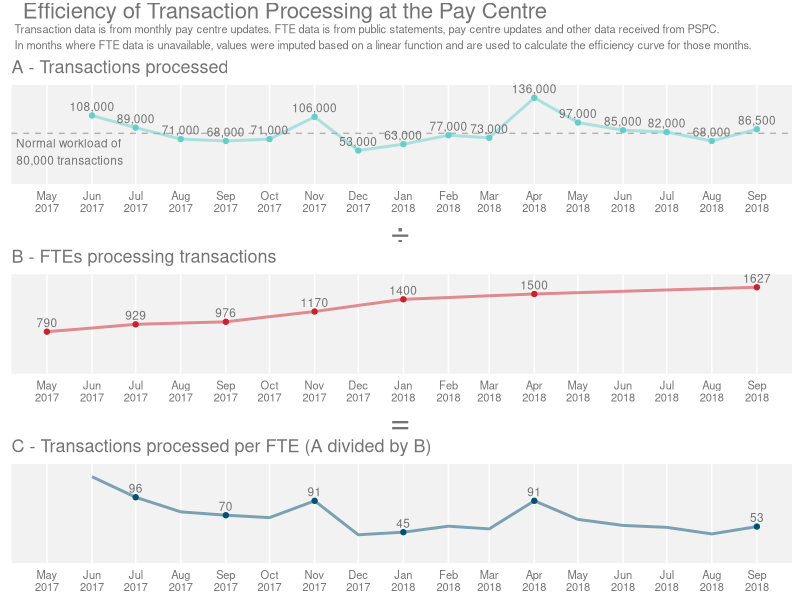
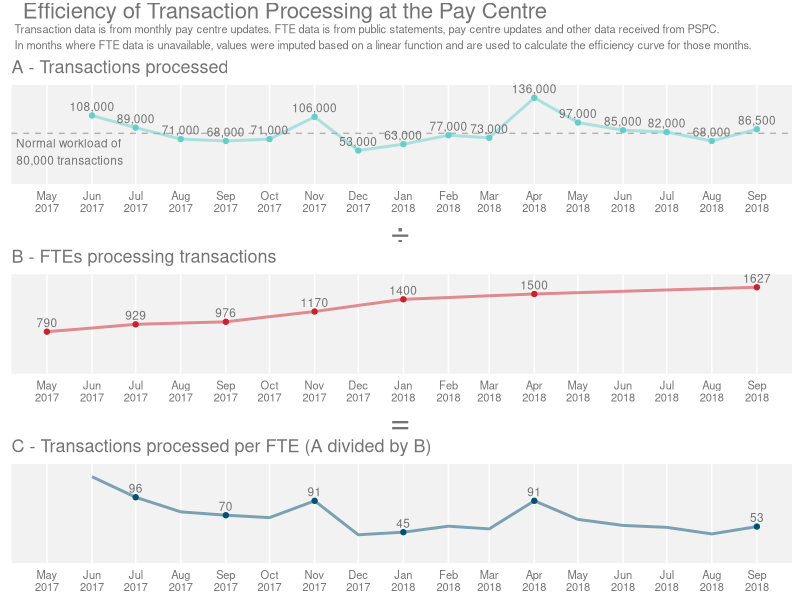

Write R code to recreate these figures, in order. (Note: this script raises an error after producing the figures.)
## ---- chunk 1
# Load libraries
library(dplyr)
library(tidyr)
library(ggplot2)
library(readxl)
library(grid)
library(gridExtra)
library(cowplot)
library(scales)

theme_TBS <- function(textSize = 8) {
  theme(
    plot.title = element_text(size = textSize*1.618, hjust = 0, colour = "grey45", face = "plain"),
    plot.subtitle = element_text(face = "plain", size = textSize, colour = "grey45"),
    plot.caption = element_text(face = "italic", size = textSize-1, colour = "grey45"),
    #axis.title.x = element_text(size = textSize, colour = "grey45"),
    axis.title = element_blank(),
    axis.text.x = element_text(angle = 0, size = textSize, colour = "grey45", 
                               inherit.blank = FALSE),
    #axis.text.y = element_text(angle = 0, size = textSize-2, colour = "grey45", 
    #                           inherit.blank = FALSE),
    axis.text.y = element_blank(),
    axis.ticks.x = element_blank(),
    axis.ticks.y = element_blank(),
    panel.background = element_rect(fill = "grey95"),
    panel.grid = element_blank(),
    panel.grid.major.x = element_line(colour = "white"),
    panel.spacing.y = unit(2, "mm"),
    panel.spacing.x = unit(1, "mm"),
    strip.text.y = element_text(angle = 0, size = textSize, colour = "grey45", 
                                inherit.blank = FALSE),
    strip.text.x = element_text(angle = 180, size = textSize, colour = "grey45", 
                                inherit.blank = FALSE),
    strip.background = element_blank(),
    legend.position = "bottom",
    legend.text = element_text(size = textSize, colour = "grey45"),
    legend.title = element_blank(),
    axis.line = element_blank()
  )
}

title_theme <- calc_element("plot.title", theme_TBS())

# Read data and create pay dataframe
pay.df <- read_xlsx("datasets//dashboard_data.xlsx")

# Remove line breay from date, add day (the 15th) and transfrom into a date object
pay.df$month <- gsub("\r?\n|\r", " ", pay.df$month)
pay.df$month <- as.Date(paste0("01 ", pay.df$month), "%d %B %Y")

## ---- chunk 2
# Select columns and create Efficiency column (Processed transactions / Staff)
pay_eff.df <- pay.df %>%
  select(month, backlog, received, processed, staff, staff_imp) %>%
  mutate(efficiency = processed / staff) %>%
  mutate(efficiency_imp = processed / staff_imp)
  
# Set colours
processed.clr <- "#63CECA"
staff.clr <- "#CD202C"
efficiency.clr <- "#005172"

# Create a graph of transactions processed by month.
# Add a dashed line indicating the "regular workload" of 80,000 cases per month
plot1 <- ggplot(pay_eff.df, aes(x = month, y = processed, group = processed)) +
  labs(title = "A - Transactions processed") +
  xlab("Month") +
  scale_y_continuous(limits = c(0,NA), labels = comma, expand = expand_scale(mult = c(0,.15))) +
  scale_x_date(date_breaks = "1 month", date_labels = "%b\n%Y") +
  #geom_bar(stat = "identity", aes(y = processed)) +
  geom_hline(yintercept = 80000, linetype = 2, colour = "grey45", alpha = 0.5) +
  geom_path(aes(group=1), size = 1, colour = processed.clr, alpha = 0.5) +
  geom_point(colour = processed.clr) +
  geom_text(vjust = -0.5, size = 3, colour = "grey45", aes(y = processed, label = comma(processed))) +
  annotate("text", hjust = 0.3, vjust = 1.2, size = 3, colour = "grey45",
           y = 80000, 
           x = as.Date("2017-05-02"), 
           label = "Normal workload of \n80,000 transactions") +
  theme_TBS()

# Create a graph of staff levels per month.
# Values are not available for every month.
# Some have been imputed using a simple linear function.
plot2 <- ggplot(pay_eff.df, aes(x = month, y = staff_imp, group = staff)) +
  labs(title = "B - FTEs processing transactions") +
  xlab("Month") +
  scale_y_continuous(limits = c(0,NA), expand = expand_scale(mult = c(0,.15))) +
  scale_x_date(date_breaks = "1 month", date_labels = "%b\n%Y") +
  geom_path(aes(group=1), size = 1, colour = staff.clr, alpha = 0.5) +
  geom_point(aes(y = staff), colour = staff.clr) + 
  geom_text(vjust = -0.5, size = 3, colour = "grey45", aes(y = staff, label = round(staff,0))) +
  theme_TBS()

# Create a graph of transactions per staff (efficiency) by month
plot3 <- ggplot(pay_eff.df, aes(x = month, y = efficiency_imp, group = efficiency_imp)) +
  labs(title = "C - Transactions processed per FTE (A divided by B)") +
  xlab("Month") +
  scale_y_continuous(limits = c(0,NA), expand = expand_scale(mult = c(0,.15))) +
  scale_x_date(date_breaks = "1 month", date_labels = "%b\n%Y") +
  geom_path(aes(group=1), size = 1, colour = efficiency.clr, alpha = 0.5) +
  geom_point(aes(y = efficiency), colour = efficiency.clr) +
  geom_text(vjust = -0.5, size = 3, colour = "grey45", aes(y = efficiency, label = round(efficiency,0))) +
  theme_TBS()

# Set title and subtitle for combined graph
title.grb <- textGrob("Efficiency of Transaction Processing at the Pay Centre", hjust = 0.72, gp=gpar(fontsize=16, col ="grey45"))
subtitle.grb <- textGrob("Transaction data is from monthly pay centre updates. FTE data is from public statements, pay centre updates and other data received from PSPC. \nIn months where FTE data is unavailable, values were imputed based on a linear function and are used to calculate the efficiency curve for those months.", 
                         x = unit(0.018,"npc"), 
                         just = "left", gp=gpar(fontsize=8, col ="grey45", fontface = "plain"))

# Divide and equals signs for the combined graph
divide.grb <- textGrob("÷",gp=gpar(fontsize=24, col ="grey45"))
equals.grb <- textGrob("=",gp=gpar(fontsize=24, col ="grey45"))

# Create combined graph using cowplots library
payplots <- plot_grid(title.grb, subtitle.grb, plot1, divide.grb, plot2, equals.grb, plot3, #labels = c("","a","","b","","c"),
                      align = "v", nrow = 7, rel_heights = c(1, 1.5, 8, 1, 8, 1, 8))

# Save combined plot
ggsave(plot = payplots, "Efficiency-of-Transaction-Processing-at-the-Pay-Centre-(May2017-Sep2018).pdf", width = 8, height = 8)


payplots
knitr::include_graphics("Efficiency-of-Transaction-Processing-at-the-Pay-Centre-(May2017-Sep2018).pdf")
## ---- chunk 3

miniEff.df <- pay_eff.df %>%
  select(month, processed, staff_imp, efficiency_imp) %>%
  filter(month != as.Date("2017-05-01")) %>%
  gather("type","transactions",-month) %>%
  mutate(type = factor(type, c("processed","staff_imp","efficiency_imp")))

compare.df <- miniEff.df %>%
  filter(month %in% c(as.Date("2017-06-01"),as.Date("2018-10-01")))

line80k.df <- miniEff.df %>%
  filter(type == "processed") %>%
  mutate(transactions = 80000)

below80k.df <- miniEff.df %>%
  filter(type == "processed" & transactions < 80000)

miniEff <- ggplot(miniEff.df, aes(x=month, y=transactions, group=type)) +
  labs(title = "Efficiency of Transaction Processing at the Pay Centre") +
  geom_smooth(colour = "black", fill = "grey90", size = 0.1) +
  geom_path(aes(group=type)) +
  scale_y_continuous(limits = c(0,NA), expand = expand_scale(mult = c(0,.20))) +
  scale_x_date(date_labels="%b %Y", expand=c(0,30),
               breaks=c(as.Date("2017-06-01"),as.Date("2018-01-01"),as.Date("2018-10-01"))) +
  geom_path(data=line80k.df, aes(x=month, y=transactions, group=type), linetype = 3) +
  geom_point(data=below80k.df, aes(x=month, y=transactions, group=type), colour = "red") +
  geom_point(data=compare.df, aes(x=month, y=transactions, group=type)) +
  geom_text(data=compare.df, vjust = -0.5, size = 4,
            aes(x=month, y=transactions, label=round(transactions,0))) +
  geom_path(data=compare.df, colour="red", linetype=2, aes(group=type)) +
  facet_grid(type~., scales = "free_y", 
             labeller = labeller(type=c(processed="Transactions \nProcessed (A)",
                                        staff_imp="Pay Centre \nStaff (B)",
                                        efficiency_imp="Transactions per \nStaff (A/B)")
                                 )
             ) +
  theme(
    strip.text.y = element_text(angle=0),
    strip.background = element_blank(),
    panel.spacing.y = unit(5,"mm"),
    axis.title = element_blank()
  )
  
ggsave(plot = miniEff, "Efficiency-mini.png", width = 7, height = 5)

knitr::include_graphics("Efficiency-mini.png")
## ---- chunk 4
miniBacklog.df <- pay.df %>%
  select(month, backlog, backlog_fin) %>%
  gather("type","number",-month) %>%
  filter(month != as.Date("2017-05-01"))

miniBacklog_c.df <- miniBacklog.df %>%
  filter(month %in% c(as.Date("2017-06-01"),as.Date("2018-10-01")))

miniBacklog <- ggplot(miniBacklog.df, aes(x=month, y=number, group=type, linetype = type)) +
  geom_path(aes(group=type)) +
  labs(title = "Backlog of Pay Centre Transactions", subtitle = "PSPC started reporting on non-financial transactions in November 2017 \n(the dotted vertical line).") +
  scale_y_continuous(limits = c(0,NA), expand = expand_scale(mult = c(0,.20)), labels=comma,
                     breaks=c(0,100000,200000,300000,400000,500000,600000)) +
  scale_x_date(date_labels="%b %Y", expand=c(0,30),
               breaks=c(as.Date("2017-06-01"),as.Date("2018-01-01"),as.Date("2018-10-01"))) +
  scale_linetype_manual(name="Backlog type",labels=c("All", "Financial \nimplications \nonly"), values=c(3,1)) +
  geom_point(data=miniBacklog_c.df, aes(x=month, y=number, group=type)) +
  geom_text(data=miniBacklog_c.df, vjust = -0.5, size = 4, show.legend=FALSE,
            aes(x=month, y=number, label=round(number,0))) +
  geom_path(data=miniBacklog_c.df, linetype=2, colour = "red", aes(group=type)) +
  geom_vline(xintercept = as.Date("2017-10-01"), linetype = 3) +
  theme(
    strip.text.y = element_text(angle=0),
    strip.background = element_blank(),
    axis.title = element_blank()
  )

ggsave(plot = miniBacklog, "Backlog-mini.png", width = 7, height = 4)

miniBacklog
knitr::include_graphics("Backlog-mini.png")
## ---- chunk 5

pay_bklg.df <- pay.df %>%
  select(month, received, processed, backlog_fin) %>%
  #mutate(delta = received-processed) %>%
  #mutate(direction = ifelse(delta < 0, "decrease", "increase"))
  mutate(min = pmin(received, processed))
  
deltas <- gather(data = pay_bklg.df, "status", "transactions", -month, -min)

backlogplot <- ggplot(data=pay_bklg.df, aes(x=month)) +
  geom_area(aes(y = backlog_fin), fill = "grey60") +
  #geom_ribbon(data = deltas, aes(ymax=transactions, ymin=min, fill=status)) +
  geom_area(aes(y = received), fill = "red", alpha = 0.5) +
  geom_area(aes(y = processed), fill = "blue", alpha = 0.5) +
  geom_bar(data = filter(deltas, status != "backlog_fin"), 
           aes(x = month, y = transactions, group = status, fill = status),
           stat = "identity", position = "dodge") +
  theme_TBS()
  #scale_fill_manual(values=c(Stocks="darkred", Bonds="darkblue"))

backlogplot

## ---- chunk 6
# Create a scatterplot graphing processed vs received transactions.
# Why do we tend to see more transactions processed when more are received?
plot4 <- ggplot(pay.df, aes(x = received, y = processed)) +
  geom_point() +
  geom_smooth(method=lm)

res <- cor.test(pay.df$received, pay.df$processed, 
                    method = "pearson")
res

plot4
